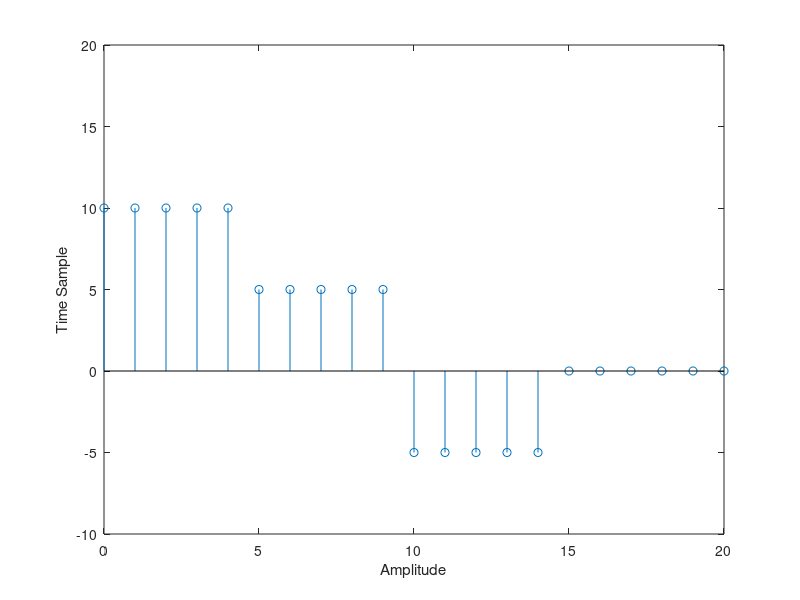

This chart was generated by the following MATLAB code:
n=0:1:20;
x=10*(n>=0)-5*(n>=5)-10*(n>=10)+5*(n>=15);
stem(n,x);
ylabel('Time Sample')
xlabel('Amplitude')
axis([0 20 -10 20])